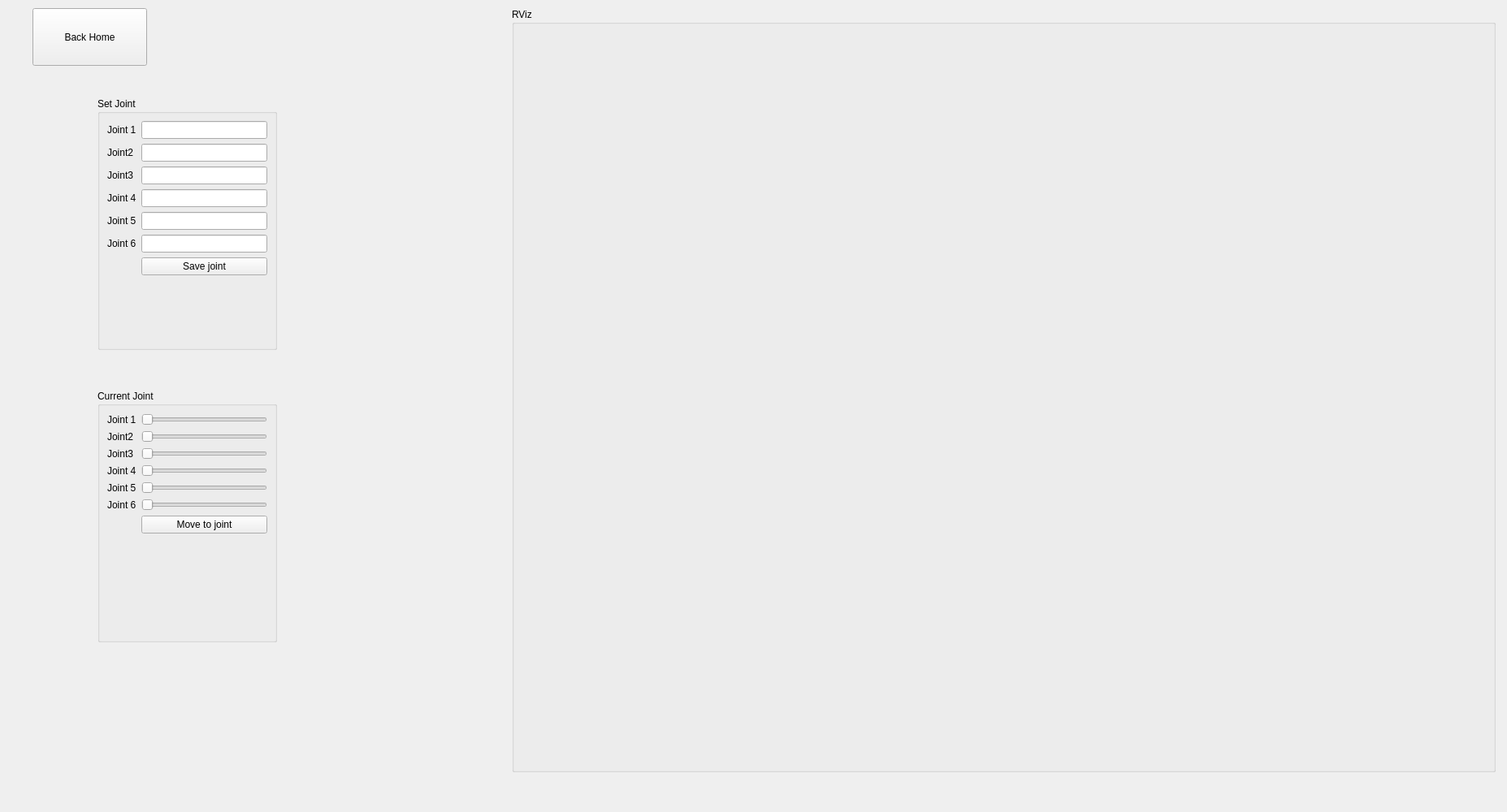
<?xml version="1.0" encoding="UTF-8"?>
<ui version="4.0">
 <class>Form</class>
 <widget class="QWidget" name="Form">
  <property name="geometry">
   <rect>
    <x>0</x>
    <y>0</y>
    <width>1855</width>
    <height>1000</height>
   </rect>
  </property>
  <property name="windowTitle">
   <string>Form</string>
  </property>
  <widget class="QPushButton" name="back_btn">
   <property name="geometry">
    <rect>
     <x>40</x>
     <y>10</y>
     <width>141</width>
     <height>71</height>
    </rect>
   </property>
   <property name="text">
    <string>Back Home</string>
   </property>
  </widget>
  <widget class="QGroupBox" name="groupBox">
   <property name="geometry">
    <rect>
     <x>630</x>
     <y>10</y>
     <width>1211</width>
     <height>941</height>
    </rect>
   </property>
   <property name="title">
    <string>RViz</string>
   </property>
   <widget class="QWidget" name="rviz_display" native="true">
    <property name="geometry">
     <rect>
      <x>30</x>
      <y>40</y>
      <width>1161</width>
      <height>781</height>
     </rect>
    </property>
   </widget>
  </widget>
  <widget class="QGroupBox" name="groupBox_2">
   <property name="geometry">
    <rect>
     <x>120</x>
     <y>480</y>
     <width>221</width>
     <height>311</height>
    </rect>
   </property>
   <property name="title">
    <string>Current Joint</string>
   </property>
   <layout class="QFormLayout" name="formLayout">
    <item row="0" column="0">
     <widget class="QLabel" name="label">
      <property name="text">
       <string>Joint 1</string>
      </property>
     </widget>
    </item>
    <item row="1" column="0">
     <widget class="QLabel" name="label_2">
      <property name="text">
       <string>Joint2</string>
      </property>
     </widget>
    </item>
    <item row="2" column="0">
     <widget class="QLabel" name="label_4">
      <property name="text">
       <string>Joint3</string>
      </property>
     </widget>
    </item>
    <item row="3" column="0">
     <widget class="QLabel" name="label_3">
      <property name="text">
       <string>Joint 4</string>
      </property>
     </widget>
    </item>
    <item row="4" column="0">
     <widget class="QLabel" name="label_5">
      <property name="text">
       <string>Joint 5</string>
      </property>
     </widget>
    </item>
    <item row="5" column="0">
     <widget class="QLabel" name="label_6">
      <property name="text">
       <string>Joint 6</string>
      </property>
     </widget>
    </item>
    <item row="6" column="1">
     <widget class="QPushButton" name="move_to_joint_btn">
      <property name="text">
       <string>Move to joint</string>
      </property>
     </widget>
    </item>
    <item row="1" column="1">
     <widget class="QSlider" name="horizontalSlider_2">
      <property name="orientation">
       <enum>Qt::Horizontal</enum>
      </property>
     </widget>
    </item>
    <item row="2" column="1">
     <widget class="QSlider" name="horizontalSlider_3">
      <property name="orientation">
       <enum>Qt::Horizontal</enum>
      </property>
     </widget>
    </item>
    <item row="3" column="1">
     <widget class="QSlider" name="horizontalSlider_4">
      <property name="orientation">
       <enum>Qt::Horizontal</enum>
      </property>
     </widget>
    </item>
    <item row="4" column="1">
     <widget class="QSlider" name="horizontalSlider_5">
      <property name="orientation">
       <enum>Qt::Horizontal</enum>
      </property>
     </widget>
    </item>
    <item row="5" column="1">
     <widget class="QSlider" name="horizontalSlider_6">
      <property name="orientation">
       <enum>Qt::Horizontal</enum>
      </property>
     </widget>
    </item>
    <item row="0" column="1">
     <widget class="QSlider" name="horizontalSlider">
      <property name="orientation">
       <enum>Qt::Horizontal</enum>
      </property>
     </widget>
    </item>
   </layout>
  </widget>
  <widget class="QGroupBox" name="groupBox_3">
   <property name="geometry">
    <rect>
     <x>120</x>
     <y>120</y>
     <width>221</width>
     <height>311</height>
    </rect>
   </property>
   <property name="title">
    <string>Set Joint</string>
   </property>
   <layout class="QFormLayout" name="formLayout_2">
    <item row="0" column="0">
     <widget class="QLabel" name="label_7">
      <property name="text">
       <string>Joint 1</string>
      </property>
     </widget>
    </item>
    <item row="0" column="1">
     <widget class="QLineEdit" name="joint1_text"/>
    </item>
    <item row="1" column="0">
     <widget class="QLabel" name="label_8">
      <property name="text">
       <string>Joint2</string>
      </property>
     </widget>
    </item>
    <item row="1" column="1">
     <widget class="QLineEdit" name="joint2_text"/>
    </item>
    <item row="2" column="0">
     <widget class="QLabel" name="label_9">
      <property name="text">
       <string>Joint3</string>
      </property>
     </widget>
    </item>
    <item row="2" column="1">
     <widget class="QLineEdit" name="joint3_text"/>
    </item>
    <item row="3" column="0">
     <widget class="QLabel" name="label_10">
      <property name="text">
       <string>Joint 4</string>
      </property>
     </widget>
    </item>
    <item row="3" column="1">
     <widget class="QLineEdit" name="joint4_text"/>
    </item>
    <item row="4" column="0">
     <widget class="QLabel" name="label_11">
      <property name="text">
       <string>Joint 5</string>
      </property>
     </widget>
    </item>
    <item row="4" column="1">
     <widget class="QLineEdit" name="joint5_text"/>
    </item>
    <item row="5" column="0">
     <widget class="QLabel" name="label_12">
      <property name="text">
       <string>Joint 6</string>
      </property>
     </widget>
    </item>
    <item row="5" column="1">
     <widget class="QLineEdit" name="joint6_text"/>
    </item>
    <item row="6" column="1">
     <widget class="QPushButton" name="save_joint_btn">
      <property name="text">
       <string>Save joint</string>
      </property>
     </widget>
    </item>
   </layout>
  </widget>
 </widget>
 <resources/>
 <connections/>
</ui>
